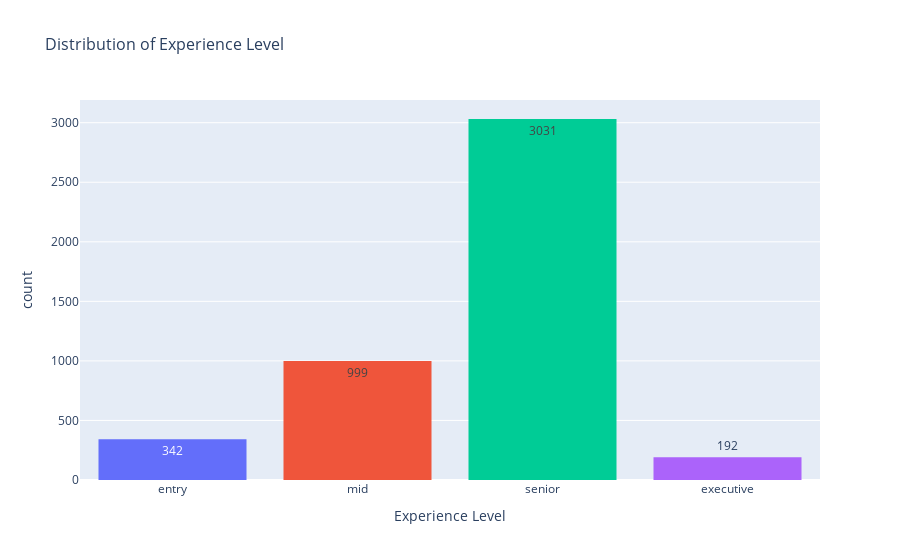

Notebook cell for this chart:
### Markdown cell above
Nearly all of the jobs listed in this dataset are for full-time employees. This reflects that most data science jobs are full-time positions with only about 1% of the positions being freelance, contract or part-time positions.

### Code cell
# distribution of experience level
fig = px.histogram(
    df,x='experience_level',
    color='experience_level',
    title='Distribution of Experience Level',
    labels={'experience_level':'Experience Level'},
    category_orders=dict(experience_level=['entry','mid','senior','executive']),
    text_auto=True
    )
fig.update_layout(title_font_size=16,showlegend=False)

### Figure 1 — Plotly figure (JSON) as saved in the notebook; plotly's stock layout.template omitted (floating-point values rounded to 4 significant figures; data arrays with more than 128 entries replaced by an {"elided": "..."} marker saying what was removed)
{"data": [{"alignmentgroup": "True", "bingroup": "x", "hovertemplate": "Experience Level=%{x}<br>count=%{y}<extra></extra>", "legendgroup": "entry", "marker": {"color": "#636efa", "pattern": {"shape": ""}}, "name": "entry", "offsetgroup": "entry", "orientation": "v", "showlegend": true, "texttemplate": "%{value}", "type": "histogram", "x": {"elided": "342 str values"}, "xaxis": "x", "yaxis": "y"}, {"alignmentgroup": "True", "bingroup": "x", "hovertemplate": "Experience Level=%{x}<br>count=%{y}<extra></extra>", "legendgroup": "mid", "marker": {"color": "#EF553B", "pattern": {"shape": ""}}, "name": "mid", "offsetgroup": "mid", "orientation": "v", "showlegend": true, "texttemplate": "%{value}", "type": "histogram", "x": {"elided": "999 str values"}, "xaxis": "x", "yaxis": "y"}, {"alignmentgroup": "True", "bingroup": "x", "hovertemplate": "Experience Level=%{x}<br>count=%{y}<extra></extra>", "legendgroup": "senior", "marker": {"color": "#00cc96", "pattern": {"shape": ""}}, "name": "senior", "offsetgroup": "senior", "orientation": "v", "showlegend": true, "texttemplate": "%{value}", "type": "histogram", "x": {"elided": "3031 str values"}, "xaxis": "x", "yaxis": "y"}, {"alignmentgroup": "True", "bingroup": "x", "hovertemplate": "Experience Level=%{x}<br>count=%{y}<extra></extra>", "legendgroup": "executive", "marker": {"color": "#ab63fa", "pattern": {"shape": ""}}, "name": "executive", "offsetgroup": "executive", "orientation": "v", "showlegend": true, "texttemplate": "%{value}", "type": "histogram", "x": {"elided": "192 str values"}, "xaxis": "x", "yaxis": "y"}], "layout": {"barmode": "relative", "legend": {"title": {"text": "Experience Level"}, "tracegroupgap": 0}, "showlegend": false, "title": {"font": {"size": 16}, "text": "Distribution of Experience Level"}, "xaxis": {"anchor": "y", "categoryarray": ["entry", "mid", "senior", "executive"], "categoryorder": "array", "domain": [0, 1], "title": {"text": "Experience Level"}}, "yaxis": {"anchor": "x", "domain": [0, 1], "title": {"text": "count"}}}}
